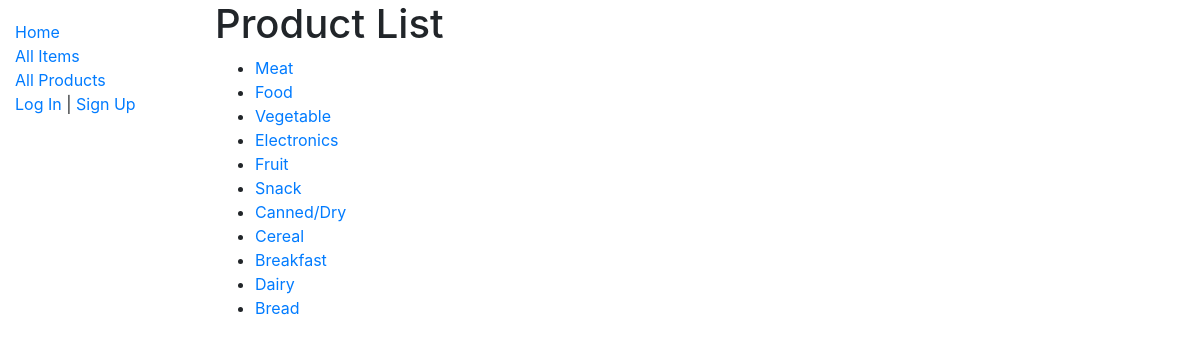
The app's page /custport/products/ with its own data.
### custport/models.py (models this page shows, shortened)
class Product(models.Model):
    name = models.CharField(max_length=200, help_text='Enter a Product Type (e.g. Fruit)')
    def get_absolute_url(self):
        return reverse('product-detail', args=[str(self.id)])

### custport/views.py (the view)
# urls.py: path('products/', views.ProductListView.as_view(), name='products'),
class ProductListView(generic.ListView):
    model = Product

### custport/templates/custport/product_list.html
{% extends "base_generic.html" %}
{% block content %}
  <h1>Product List</h1>
  {% if product_list %}
  <ul>
    {% for product_type in product_list %}
      <li>
        <a href="{{ product_type.get_absolute_url }}">{{ product_type.name }}</a>
      </li>
    {% endfor %}
  </ul>
  {% else %}
    <p>There are no products in stock.</p>
  {% endif %}
{% endblock %}

### records on screen
Product: name "Meat"
Product: name "Food"
Product: name "Vegetable"
Product: name "Electronics"
Product: name "Fruit"
Product: name "Snack"
Product: name "Canned/Dry"
Product: name "Cereal"
Product: name "Breakfast"
Product: name "Dairy"
Product: name "Bread"
